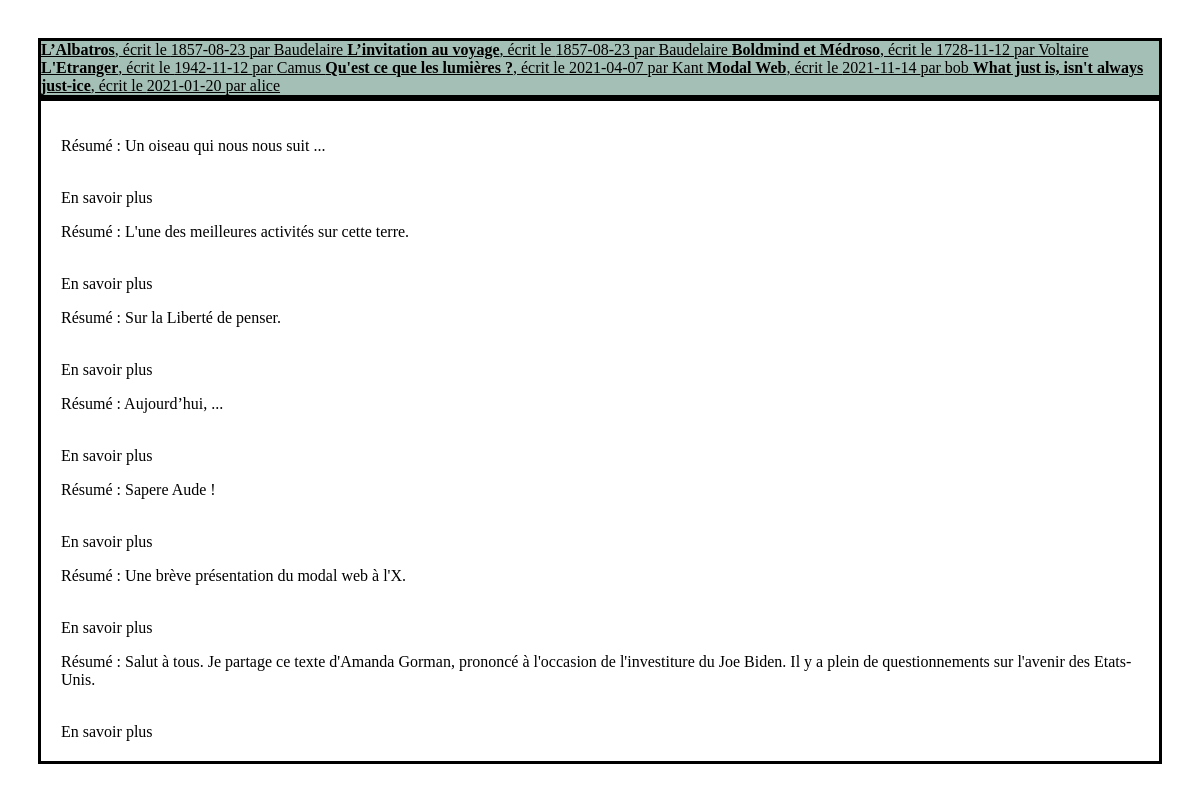
/EspriX/search_text.php, run on the app's committed database.
### tables this page shows
CREATE TABLE `textes` (
  `id` int(11) NOT NULL,
  `pseudo` varchar(30) NOT NULL,
  `title` varchar(100) NOT NULL,
  `date` date DEFAULT NULL,
  `summary` varchar(5000) DEFAULT NULL,
  `main` varchar(10000) NOT NULL,
  `comment` tinyint(1) NOT NULL DEFAULT 1
);

### EspriX/database.php (called while the page is built, shortened)
<?php
class Database
{
    public static function connect()
    {
        $DATABASE_HOST = "localhost";
        $DATABASE_USER = "root";
        $DATABASE_PASS = "";
        $DATABASE_NAME = "modal";
        $dbh = null;
        try {
            $dbh = new PDO(
                "mysql:host=" .
                    $DATABASE_HOST .
                    ";dbname=" .
                    $DATABASE_NAME .
                    ";charset=utf8",
                $DATABASE_USER,
                $DATABASE_PASS
            );
            $dbh->setAttribute(PDO::ATTR_ERRMODE, PDO::ERRMODE_EXCEPTION);
        } catch (PDOException $e) {
            echo "Connexion échouée : " . $e->getMessage();
            exit(0);
        }
        return $dbh;
    }
}
function get_topics($id_texte)
{
    $dbh = Database::connect();
    $sth = $dbh->prepare(
        "SELECT `id`,`title` FROM `topics` WHERE `id_texte` = ?"
    );
    $sth->execute([$id_texte]);
    $ids = [];
    $titles = [];
    while ($donnees = $sth->fetch(PDO::FETCH_ASSOC)) {
        array_push($ids, $donnees["id"]);
        array_push($titles, $donnees["title"]);
    }
    return [$ids, $titles];
}
function get_first_topic_id($id_texte)
{
    $ids = get_topics($id_texte)[0];
    return $ids[0];
}

### EspriX/search_text.php (the view, shortened to what this page needs)
<link rel="stylesheet" type="text/css" href="mon_css/search_text.css">
<div class="row" style="padding : 30px; height:100%">
    <div class="col-5 rounded afftitres">
        <div class="list-group" id="list-tab" role="tablist">
                    <?php
                        $dbh = Database::connect();
                        $sth = $dbh->prepare("SELECT `id`,`pseudo`,`summary`,`date`,`title` FROM `textes` WHERE `pseudo` LIKE ? OR `main` LIKE ?");
                        $sth->execute(array('%'.$_POST['search'].'%','%'.$_POST['search'].'%'));
                        while($donnees = $sth->fetch(PDO::FETCH_ASSOC)){
                            echo '<a class="list-group-item list-group-item-action rounded" id = "list-'.$donnees["id"].'-list" data-toggle="tab" href="#list-'.$donnees["id"].'" role="tab" aria-controls="list-'.$donnees["id"].'" style = "background-color :#a4bfb6; border:0px; color:black"><b>'.$donnees["title"].'</b>, écrit le '.$donnees["date"].' par '.$donnees["pseudo"].' </a> ';
                        }
                    ?>
                </div>
            </div>
            <div class="col-7 rounded affsummary">
        <div class="tab-content" id="nav-tabContent" style="overflow:scroll">
                    <?php
                        $sth = $dbh->prepare("SELECT `id`,`pseudo`,`summary`,`date`,`title` FROM `textes` WHERE `pseudo` LIKE ? OR `main` LIKE ?");
                        $sth->execute(array('%'.$_POST['search'].'%','%'.$_POST['search'].'%'));
                        while($donnees = $sth->fetch(PDO::FETCH_ASSOC)){
                            echo '<div class="tab-pane fade" id = "list-'.$donnees["id"].'" role="tabpanel" aria-labelledby="list-'.$donnees["id"].'-list">';
                            echo '<p> Résumé : '.$donnees["summary"].'</p>';
                            $first_id_topic = get_first_topic_id($donnees["id"]);
                            echo '<br><bouton class="button2" data-id_texte = "' . $donnees['id'] . '" data-first_id_topic = "' . $first_id_topic. '"> <span> En savoir plus </span> </bouton> ';
                            echo '</div>';
                        }
                    ?>
                </div>
            </div>
        </div>

### EspriX/mon_css/search_text.css (style rules this page uses)
.afftitres { background-color : #a4bfb6; border : solid; overflow:scroll; height:100%" }
.affsummary { background-color : white; border : solid; padding: 20px; overflow:scroll; height:100%" }

### data on the page
textes: title "L’Albatros", date "1857-08-23", pseudo "Baudelaire", summary "Un oiseau qui nous nous suit ..."
textes: title "L’invitation au voyage", date "1857-08-23", pseudo "Baudelaire", summary "L'une des meilleures activités sur cette terre."
textes: title "Boldmind et Médroso", date "1728-11-12", pseudo "Voltaire", summary "Sur la Liberté de penser."
textes: title "L'Etranger", date "1942-11-12", pseudo "Camus", summary "Aujourd’hui, ..."
textes: title "Qu'est ce que les lumières ?", date "2021-04-07", pseudo "Kant", summary "Sapere Aude !"
textes: title "Modal Web", date "2021-11-14", pseudo "bob", summary "Une brève présentation du modal web à l'X."
textes: title "What just is, isn't always just-ice", date "2021-01-20", pseudo "alice", summary "Salut à tous. Je partage ce texte d'Amanda Gorman, prononcé à l'occasion de l'investiture du Joe Biden. Il y a plein de questionnements sur l'avenir des Etats-Unis."
